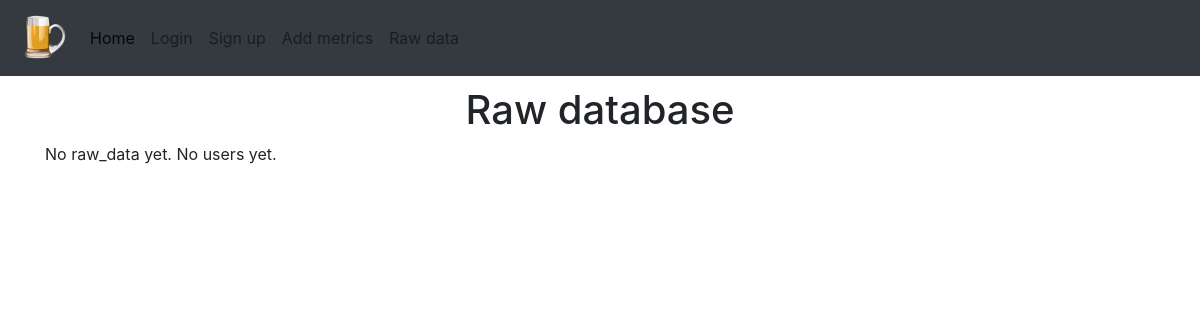
Page /raw on the earlier database version.
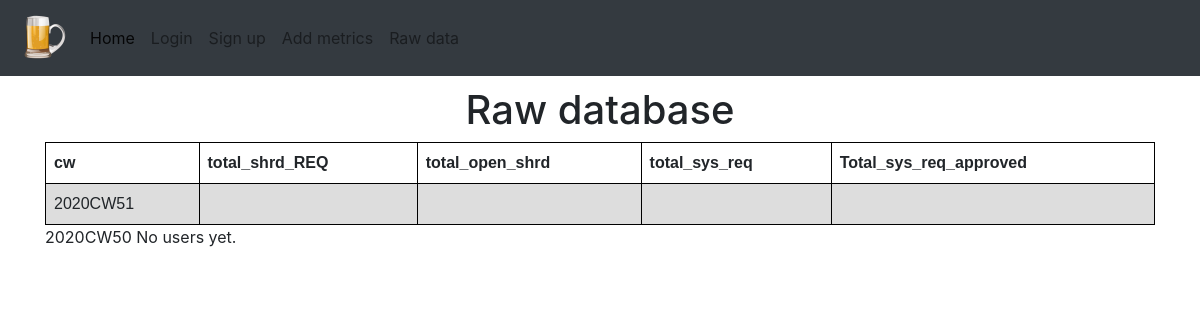
Same page on the later database version.
### spice_status/models/workbook_models.py (models this page shows)
class Workbook(db.Model):
    id = db.Column(db.Integer, primary_key=True)
    cw = db.Column(db.String, default=f'{datetime.now().isocalendar()[0]}CW{datetime.now().isocalendar()[1]}')
    total_client_req = db.Column(db.Integer)
    total_client_req_approved = db.Column(db.Integer)
    @staticmethod
    def all_of_workbooks():
        return Workbook.query.order_by(desc(Workbook.cw))

### spice_status/views/main_views.py (the view)
@bp_main.route('/raw')
def raw():
    return render_template('raw.html', raw_data=Workbook.all_of_workbooks(), users=User.all_of_users())

### spice_status/models/user_models.py (called while the page is built)
    @staticmethod
    def all_of_users():
        return User.query.order_by(desc(User.id))

### spice_status/templates/raw.html (shortened to what this page needs)
{% extends "_base.html" %}
{% block content %}
<article>
    <header>
      <center>  <h1>Raw database</h1> </center>
    </header>
    <section>
        {% if raw_data.count() > 0 %}
        <table>
            <tr>
                <th>cw</th>
                <th>total_shrd_REQ</th>
                <th>total_open_shrd</th>
                <th>total_sys_req</th>
                <th>Total_sys_req_approved</th>
            </tr>
            {% for rd in raw_data %}
            <tr>
                <td>{{ rd.cw }}</td>
                <td>{{ rd.total_shrd_REQ }}</td>
                <td>{{ rd.total_open_shrd }}</td>
                <td>{{ rd.total_sys_req }}</td>
                <td>{{ rd.Total_sys_req_approved }}</td>
            </tr>
        </table>
        {% endfor %}
        {% else %}
        No raw_data yet.
        {% endif %}
        {% if users.count() > 0 %}
        <hr>
        <h3>Users</h3>
        <table>
            <tr>
                <th>id</th>
                <th>username</th>
                <th>email</th>
                <th>password_hash</th>
            </tr>
            {% for user in users %}
            <tr>
                <td>{{ user.id }}</td>
                <td>{{ user.username }}</td>
                <td>{{ user.email }}</td>
                <td>{{ user.password_hash }}</td>
            </tr>
            {% endfor %}
        </table>
        {% else %}
        No users yet.
        {% endif %}
    </section>
</article>
{% endblock %}

### spice_status/templates/_base.html (shortened to what this page needs)
<!doctype html>
<html lang="en">
<head>
    <link rel="stylesheet" href="{{ url_for('static', filename='css/bootstrap.min.css') }}">
    <link rel="stylesheet" href="{{ url_for('static', filename='css/main.css') }}">
</head>
<body>
<nav class="navbar navbar-expand-lg navbar-light bg-dark">
    <a class="navbar-brand" href="{{ url_for('main.home')}}"><img
            src="{{ url_for('static', filename='images/logo.png') }}" width='50' height='50'></a>
    <div class="collapse navbar-collapse" id="navbarSupportedContent">
        <ul class="navbar-nav mr-auto">
            <li class="nav-item active">
                <a class="nav-link" href="{{ url_for('main.home')}}">Home <span class="sr-only">(current)</span></a>
            </li>
            {% if not current_user.is_authenticated %}
            <li class="nav-item">
                <a class="nav-link" href="{{ url_for('auth.login')}}">Login</a>
            </li>
            {% else %}
            <li class="nav-item">
                <a class="nav-link" href="{{ url_for('auth.logout')}}">Logout</a>
            </li>
            {% endif %}
            <li class="nav-item">
                <a class="nav-link" href="{{ url_for('auth.signup')}}">Sign up</a>
            </li>
            <li class="nav-item">
                <a class="nav-link" href="{{ url_for('input.metrics')}}">Add metrics</a>
            </li>
            <li class="nav-item">
                <a class="nav-link" href="{{ url_for('main.raw')}}">Raw data</a>
            </li>
        </ul>
    </div>
</nav>
<div class="container-md">
    {% block content %}
    {% endblock %}
</div>
</body>
</html>

### spice_status/static/css/main.css (style rules this page uses)
.navbar { margin-bottom: 10px; }

### spice_status/templates/_base.html (style rules this page uses)
table { font-family: arial, sans-serif; border-collapse: collapse; width: 100%; }
td, th { border: 1px solid #000000; text-align: left; padding: 8px; }
tr:nth-child(even) { background-color: #dddddd; }

Differences in the rows shown:
added Workbook: cw "2020CW51"
added Workbook: cw "2020CW50"
Other differences:
text no longer shown: "No raw_data yet."
text now shown: "cw total_shrd_REQ total_open_shrd total_sys_req Total_sys_req_approved"
